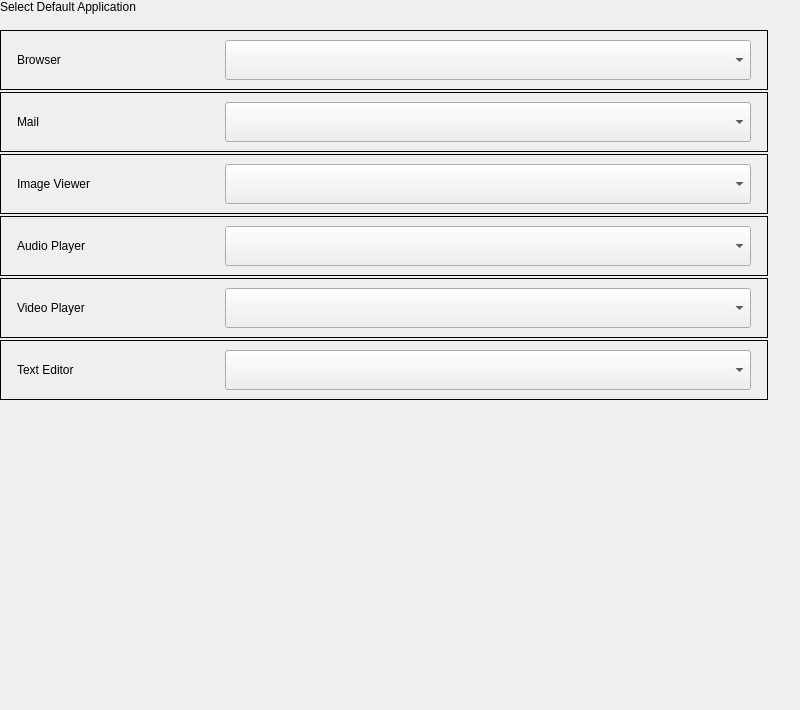
<?xml version="1.0" encoding="UTF-8"?>
<ui version="4.0">
 <class>DefaultAppWindow</class>
 <widget class="QWidget" name="DefaultAppWindow">
  <property name="geometry">
   <rect>
    <x>0</x>
    <y>0</y>
    <width>800</width>
    <height>710</height>
   </rect>
  </property>
  <property name="minimumSize">
   <size>
    <width>0</width>
    <height>0</height>
   </size>
  </property>
  <property name="maximumSize">
   <size>
    <width>16777215</width>
    <height>16777215</height>
   </size>
  </property>
  <property name="windowTitle">
   <string notr="true">Form</string>
  </property>
  <layout class="QVBoxLayout" name="verticalLayout_2">
   <property name="spacing">
    <number>2</number>
   </property>
   <property name="leftMargin">
    <number>0</number>
   </property>
   <property name="topMargin">
    <number>0</number>
   </property>
   <property name="rightMargin">
    <number>32</number>
   </property>
   <property name="bottomMargin">
    <number>0</number>
   </property>
   <item>
    <widget class="QLabel" name="titleLabel">
     <property name="sizePolicy">
      <sizepolicy hsizetype="Fixed" vsizetype="Fixed">
       <horstretch>0</horstretch>
       <verstretch>0</verstretch>
      </sizepolicy>
     </property>
     <property name="text">
      <string>Select Default Application</string>
     </property>
     <property name="scaledContents">
      <bool>true</bool>
     </property>
    </widget>
   </item>
   <item>
    <spacer name="verticalSpacer">
     <property name="orientation">
      <enum>Qt::Vertical</enum>
     </property>
     <property name="sizeType">
      <enum>QSizePolicy::Fixed</enum>
     </property>
     <property name="sizeHint" stdset="0">
      <size>
       <width>20</width>
       <height>14</height>
      </size>
     </property>
    </spacer>
   </item>
   <item>
    <widget class="QFrame" name="browserFrame">
     <property name="minimumSize">
      <size>
       <width>550</width>
       <height>60</height>
      </size>
     </property>
     <property name="maximumSize">
      <size>
       <width>960</width>
       <height>60</height>
      </size>
     </property>
     <property name="frameShape">
      <enum>QFrame::Box</enum>
     </property>
     <layout class="QHBoxLayout" name="horizontalLayout_2">
      <property name="spacing">
       <number>48</number>
      </property>
      <property name="leftMargin">
       <number>16</number>
      </property>
      <property name="topMargin">
       <number>0</number>
      </property>
      <property name="rightMargin">
       <number>16</number>
      </property>
      <property name="bottomMargin">
       <number>0</number>
      </property>
      <item>
       <widget class="QLabel" name="browserLabel">
        <property name="sizePolicy">
         <sizepolicy hsizetype="Fixed" vsizetype="Fixed">
          <horstretch>0</horstretch>
          <verstretch>0</verstretch>
         </sizepolicy>
        </property>
        <property name="minimumSize">
         <size>
          <width>160</width>
          <height>0</height>
         </size>
        </property>
        <property name="maximumSize">
         <size>
          <width>160</width>
          <height>16777215</height>
         </size>
        </property>
        <property name="text">
         <string>Browser</string>
        </property>
        <property name="scaledContents">
         <bool>true</bool>
        </property>
       </widget>
      </item>
      <item>
       <widget class="QComboBox" name="browserComBoBox">
        <property name="minimumSize">
         <size>
          <width>400</width>
          <height>0</height>
         </size>
        </property>
        <property name="maximumSize">
         <size>
          <width>16777215</width>
          <height>40</height>
         </size>
        </property>
        <property name="font">
         <font/>
        </property>
        <property name="styleSheet">
         <string notr="true"/>
        </property>
       </widget>
      </item>
     </layout>
    </widget>
   </item>
   <item>
    <widget class="QFrame" name="mailFrame">
     <property name="minimumSize">
      <size>
       <width>550</width>
       <height>60</height>
      </size>
     </property>
     <property name="maximumSize">
      <size>
       <width>960</width>
       <height>60</height>
      </size>
     </property>
     <property name="frameShape">
      <enum>QFrame::Box</enum>
     </property>
     <layout class="QHBoxLayout" name="horizontalLayout_3">
      <property name="spacing">
       <number>48</number>
      </property>
      <property name="leftMargin">
       <number>16</number>
      </property>
      <property name="topMargin">
       <number>0</number>
      </property>
      <property name="rightMargin">
       <number>16</number>
      </property>
      <property name="bottomMargin">
       <number>0</number>
      </property>
      <item>
       <widget class="QLabel" name="mailLabel">
        <property name="sizePolicy">
         <sizepolicy hsizetype="Fixed" vsizetype="Fixed">
          <horstretch>0</horstretch>
          <verstretch>0</verstretch>
         </sizepolicy>
        </property>
        <property name="minimumSize">
         <size>
          <width>160</width>
          <height>0</height>
         </size>
        </property>
        <property name="maximumSize">
         <size>
          <width>160</width>
          <height>16777215</height>
         </size>
        </property>
        <property name="text">
         <string>Mail</string>
        </property>
        <property name="scaledContents">
         <bool>true</bool>
        </property>
       </widget>
      </item>
      <item>
       <widget class="QComboBox" name="mailComBoBox">
        <property name="minimumSize">
         <size>
          <width>400</width>
          <height>0</height>
         </size>
        </property>
        <property name="maximumSize">
         <size>
          <width>16777215</width>
          <height>40</height>
         </size>
        </property>
        <property name="styleSheet">
         <string notr="true"/>
        </property>
       </widget>
      </item>
     </layout>
    </widget>
   </item>
   <item>
    <widget class="QFrame" name="imageFrame">
     <property name="minimumSize">
      <size>
       <width>550</width>
       <height>60</height>
      </size>
     </property>
     <property name="maximumSize">
      <size>
       <width>960</width>
       <height>60</height>
      </size>
     </property>
     <property name="frameShape">
      <enum>QFrame::Box</enum>
     </property>
     <layout class="QHBoxLayout" name="horizontalLayout_4">
      <property name="spacing">
       <number>48</number>
      </property>
      <property name="leftMargin">
       <number>16</number>
      </property>
      <property name="topMargin">
       <number>0</number>
      </property>
      <property name="rightMargin">
       <number>16</number>
      </property>
      <property name="bottomMargin">
       <number>0</number>
      </property>
      <item>
       <widget class="QLabel" name="imageLabel">
        <property name="sizePolicy">
         <sizepolicy hsizetype="Fixed" vsizetype="Fixed">
          <horstretch>0</horstretch>
          <verstretch>0</verstretch>
         </sizepolicy>
        </property>
        <property name="minimumSize">
         <size>
          <width>160</width>
          <height>0</height>
         </size>
        </property>
        <property name="maximumSize">
         <size>
          <width>160</width>
          <height>16777215</height>
         </size>
        </property>
        <property name="text">
         <string>Image Viewer</string>
        </property>
        <property name="scaledContents">
         <bool>true</bool>
        </property>
       </widget>
      </item>
      <item>
       <widget class="QComboBox" name="imageComBoBox">
        <property name="minimumSize">
         <size>
          <width>400</width>
          <height>0</height>
         </size>
        </property>
        <property name="maximumSize">
         <size>
          <width>16777215</width>
          <height>40</height>
         </size>
        </property>
        <property name="styleSheet">
         <string notr="true"/>
        </property>
       </widget>
      </item>
     </layout>
    </widget>
   </item>
   <item>
    <widget class="QFrame" name="audioFrame">
     <property name="minimumSize">
      <size>
       <width>550</width>
       <height>60</height>
      </size>
     </property>
     <property name="maximumSize">
      <size>
       <width>960</width>
       <height>60</height>
      </size>
     </property>
     <property name="frameShape">
      <enum>QFrame::Box</enum>
     </property>
     <layout class="QHBoxLayout" name="horizontalLayout_5">
      <property name="spacing">
       <number>48</number>
      </property>
      <property name="leftMargin">
       <number>16</number>
      </property>
      <property name="topMargin">
       <number>0</number>
      </property>
      <property name="rightMargin">
       <number>16</number>
      </property>
      <property name="bottomMargin">
       <number>0</number>
      </property>
      <item>
       <widget class="QLabel" name="audioLabel">
        <property name="sizePolicy">
         <sizepolicy hsizetype="Fixed" vsizetype="Fixed">
          <horstretch>0</horstretch>
          <verstretch>0</verstretch>
         </sizepolicy>
        </property>
        <property name="minimumSize">
         <size>
          <width>160</width>
          <height>0</height>
         </size>
        </property>
        <property name="maximumSize">
         <size>
          <width>160</width>
          <height>16777215</height>
         </size>
        </property>
        <property name="text">
         <string>Audio Player</string>
        </property>
        <property name="scaledContents">
         <bool>true</bool>
        </property>
       </widget>
      </item>
      <item>
       <widget class="QComboBox" name="audioComBoBox">
        <property name="minimumSize">
         <size>
          <width>400</width>
          <height>0</height>
         </size>
        </property>
        <property name="maximumSize">
         <size>
          <width>16777215</width>
          <height>40</height>
         </size>
        </property>
        <property name="styleSheet">
         <string notr="true"/>
        </property>
       </widget>
      </item>
     </layout>
    </widget>
   </item>
   <item>
    <widget class="QFrame" name="videoFrame">
     <property name="minimumSize">
      <size>
       <width>550</width>
       <height>60</height>
      </size>
     </property>
     <property name="maximumSize">
      <size>
       <width>960</width>
       <height>60</height>
      </size>
     </property>
     <property name="frameShape">
      <enum>QFrame::Box</enum>
     </property>
     <layout class="QHBoxLayout" name="horizontalLayout_6">
      <property name="spacing">
       <number>48</number>
      </property>
      <property name="leftMargin">
       <number>16</number>
      </property>
      <property name="topMargin">
       <number>0</number>
      </property>
      <property name="rightMargin">
       <number>16</number>
      </property>
      <property name="bottomMargin">
       <number>0</number>
      </property>
      <item>
       <widget class="QLabel" name="videoLabel">
        <property name="sizePolicy">
         <sizepolicy hsizetype="Fixed" vsizetype="Fixed">
          <horstretch>0</horstretch>
          <verstretch>0</verstretch>
         </sizepolicy>
        </property>
        <property name="minimumSize">
         <size>
          <width>150</width>
          <height>0</height>
         </size>
        </property>
        <property name="maximumSize">
         <size>
          <width>160</width>
          <height>16777215</height>
         </size>
        </property>
        <property name="text">
         <string>Video Player</string>
        </property>
        <property name="scaledContents">
         <bool>true</bool>
        </property>
       </widget>
      </item>
      <item>
       <widget class="QComboBox" name="videoComBoBox">
        <property name="minimumSize">
         <size>
          <width>400</width>
          <height>0</height>
         </size>
        </property>
        <property name="maximumSize">
         <size>
          <width>16777215</width>
          <height>40</height>
         </size>
        </property>
        <property name="styleSheet">
         <string notr="true"/>
        </property>
       </widget>
      </item>
     </layout>
    </widget>
   </item>
   <item>
    <widget class="QFrame" name="textFrame">
     <property name="minimumSize">
      <size>
       <width>550</width>
       <height>60</height>
      </size>
     </property>
     <property name="maximumSize">
      <size>
       <width>960</width>
       <height>60</height>
      </size>
     </property>
     <property name="frameShape">
      <enum>QFrame::Box</enum>
     </property>
     <layout class="QHBoxLayout" name="horizontalLayout_7">
      <property name="spacing">
       <number>48</number>
      </property>
      <property name="leftMargin">
       <number>16</number>
      </property>
      <property name="topMargin">
       <number>0</number>
      </property>
      <property name="rightMargin">
       <number>16</number>
      </property>
      <property name="bottomMargin">
       <number>0</number>
      </property>
      <item>
       <widget class="QLabel" name="textLabel">
        <property name="sizePolicy">
         <sizepolicy hsizetype="Fixed" vsizetype="Fixed">
          <horstretch>0</horstretch>
          <verstretch>0</verstretch>
         </sizepolicy>
        </property>
        <property name="minimumSize">
         <size>
          <width>150</width>
          <height>0</height>
         </size>
        </property>
        <property name="maximumSize">
         <size>
          <width>160</width>
          <height>16777215</height>
         </size>
        </property>
        <property name="text">
         <string>Text Editor</string>
        </property>
        <property name="scaledContents">
         <bool>true</bool>
        </property>
       </widget>
      </item>
      <item>
       <widget class="QComboBox" name="textComBoBox">
        <property name="minimumSize">
         <size>
          <width>400</width>
          <height>0</height>
         </size>
        </property>
        <property name="maximumSize">
         <size>
          <width>16777215</width>
          <height>40</height>
         </size>
        </property>
        <property name="styleSheet">
         <string notr="true"/>
        </property>
       </widget>
      </item>
     </layout>
    </widget>
   </item>
   <item>
    <spacer name="verticalSpacer_2">
     <property name="orientation">
      <enum>Qt::Vertical</enum>
     </property>
     <property name="sizeHint" stdset="0">
      <size>
       <width>20</width>
       <height>40</height>
      </size>
     </property>
    </spacer>
   </item>
  </layout>
 </widget>
 <resources/>
 <connections/>
</ui>
